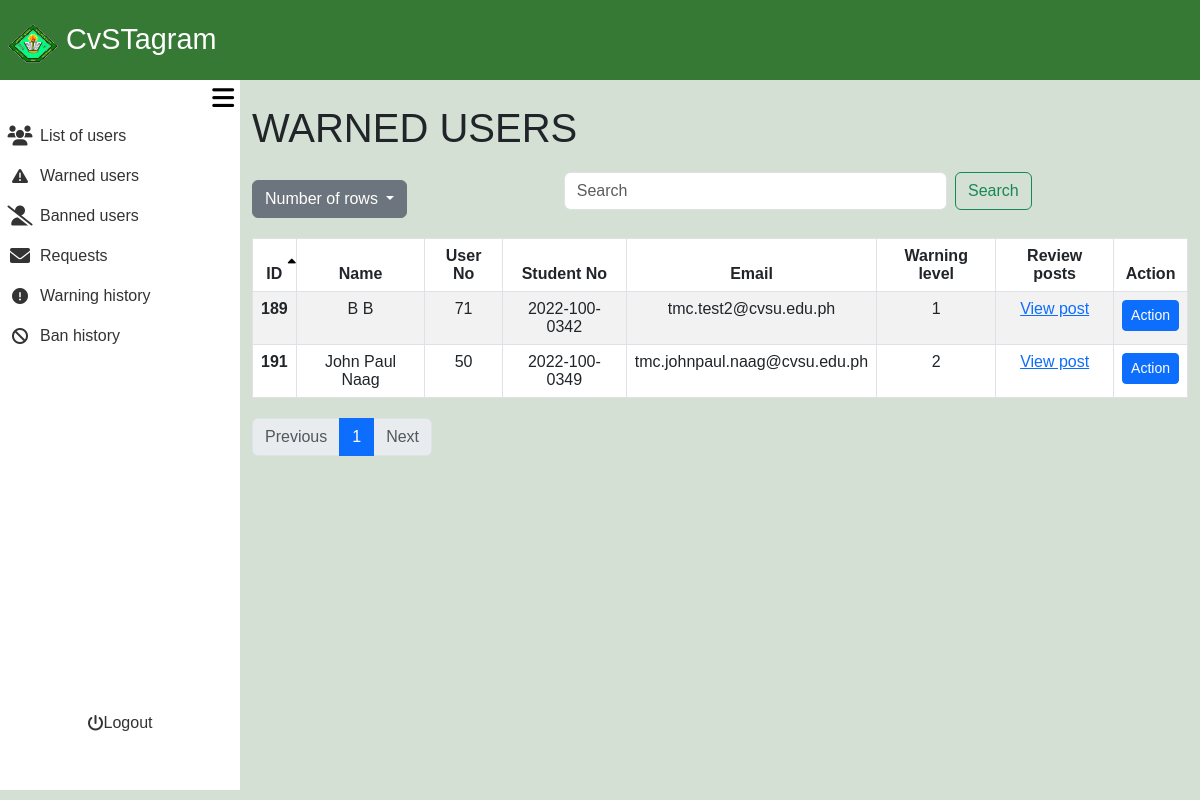
Page /admin_area/active_warn.php (signed in) on the earlier database version.
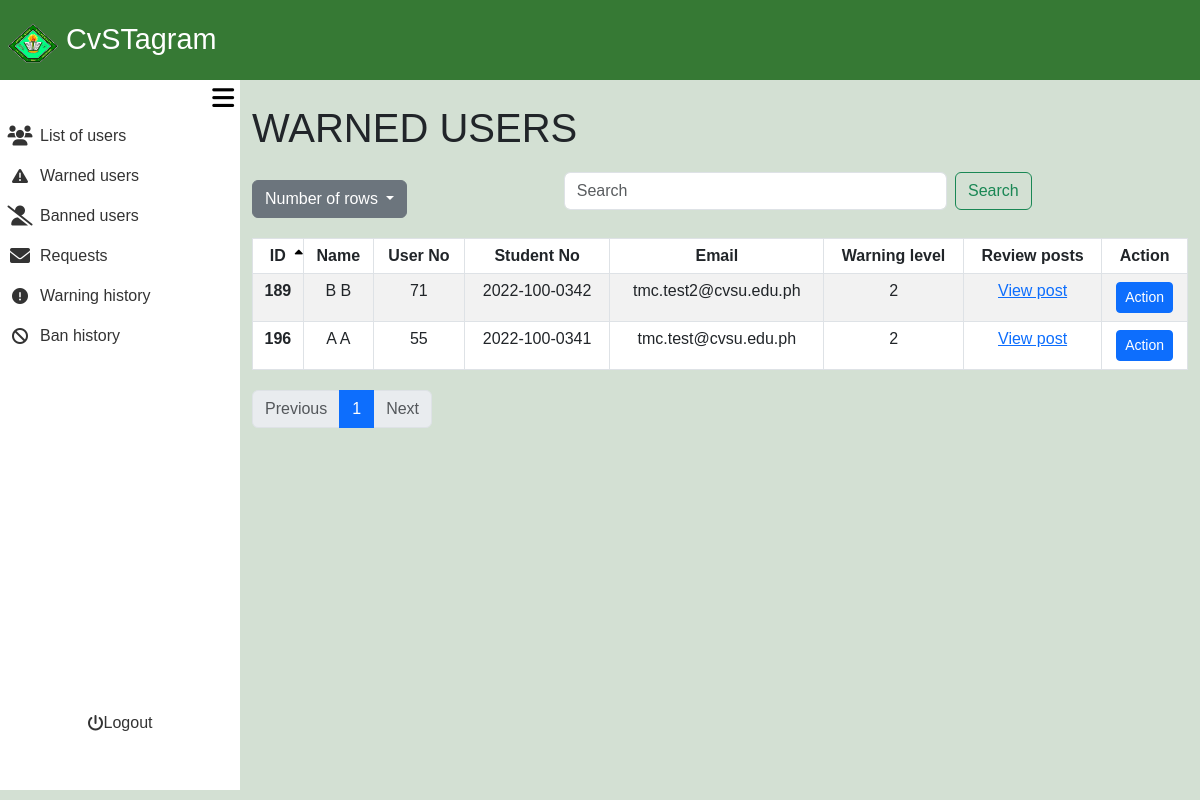
Same page on the later database version.
### tables this page shows
CREATE TABLE `active_warning` (
  `active_warning_id` int(11) NOT NULL,
  `warning_id` int(11) NOT NULL,
  `user_no` int(11) NOT NULL,
  `warn_appeal_id` int(11) NOT NULL,
  `warning_level` int(11) NOT NULL DEFAULT 1,
  `issue_date` date NOT NULL,
  `reset_date` date NOT NULL
);

CREATE TABLE `user_registration` (
  `user_no` int(11) NOT NULL,
  `user_ip` varchar(255) NOT NULL,
  `user_ID` varchar(255) NOT NULL,
  `email` varchar(255) NOT NULL,
  `student_no` varchar(13) NOT NULL,
  `fname` varchar(255) NOT NULL,
  `lname` varchar(255) NOT NULL,
  `bday` date NOT NULL,
  `gender` varchar(20) NOT NULL,
  `coverphoto` varchar(250) NOT NULL,
  `profilepicture` varchar(250) NOT NULL,
  `created_at` timestamp NOT NULL DEFAULT current_timestamp(),
  `updated_at` timestamp NOT NULL DEFAULT current_timestamp() ON UPDATE current_timestamp(),
  `user_password` varchar(255) NOT NULL
);

### admin_area/active_warn.php (the view, shortened to what the changed rows need)
<?php
require_once '../include/connect.php';
require_once '../include/bootsrap.php';
?>
<!DOCTYPE html>
<html lang="en">
<head>
    <link rel="stylesheet" href="admin_dashbaord.css?v=<?php echo time(); ?>">
</head>
<body>
<div class="container-fluid screen">
    <div class="container-fluid contbody">
        <div class="container-fluid content">
<?php
$search = isset($_GET['search']) ? trim($_GET['search']) : '';
$sort_column = isset($_GET['sort']) ? $_GET['sort'] : 'warning_id';
$sort_direction = isset($_GET['direction']) && $_GET['direction'] == 'desc' ? 'desc' : 'asc';
$rows_per_page = isset($_GET['rows']) ? intval($_GET['rows']) : 10;
$page = isset($_GET['page']) ? intval($_GET['page']) : 1;
$offset = ($page - 1) * $rows_per_page;
$searchFilter = !empty($search) ? " AND (ur.fname LIKE '%$search%' OR aw.warning_id LIKE '%$search%' OR ur.lname LIKE '%$search%' OR ur.email LIKE '%$search%' OR ur.student_no LIKE '%$search%' OR ur.user_no LIKE '%$search%')" : "";
$usersQuery = "SELECT aw.warning_id, ur.fname, ur.lname, ur.user_no, ur.student_no, ur.email, aw.warning_level
FROM `active_warning`aw
LEFT JOIN user_registration ur ON aw.user_no = ur.user_no
               WHERE 1=1 $searchFilter
               ORDER BY $sort_column $sort_direction
               LIMIT $rows_per_page OFFSET $offset";
$usersResult = $con->query($usersQuery);
$totalQuery = "SELECT COUNT(*) AS total FROM user_registration";
$totalResult = $con->query($totalQuery);
$totalRecords = $totalResult->fetch_assoc()['total'];
$totalPages = ceil($totalRecords / $rows_per_page);
?>
    <div class="container mt-4 ">
        <h1>WARNED USERS</h1>
        <table class="table table-bordered table-striped">
            <thead>
                <tr>
                    <th scope="col" class="sortable <?php echo ($sort_column == 'warning_id') ? ($sort_direction == 'asc' ? 'asc' : 'desc') : ''; ?>" onclick="sortTable('warning_id')">ID<i class="fa-solid fa-sort-up"></i><i class="fa-solid fa-sort-down"></i></th>
                    <th scope="col" class="sortable <?php echo ($sort_column == 'fname') ? ($sort_direction == 'asc' ? 'asc' : 'desc') : ''; ?>" onclick="sortTable('fname')">Name</th>
                    <th scope="col" class="sortable <?php echo ($sort_column == 'user_no') ? ($sort_direction == 'asc' ? 'asc' : 'desc') : ''; ?>" onclick="sortTable('user_no')">User No</th>
                    <th scope="col" class="sortable <?php echo ($sort_column == 'student_no') ? ($sort_direction == 'asc' ? 'asc' : 'desc') : ''; ?>" onclick="sortTable('student_no')">Student No<i class="fa-solid fa-sort-up"></i><i class="fa-solid fa-sort-down"></i></th>
                    <th scope="col" class="sortable <?php echo ($sort_column == 'email') ? ($sort_direction == 'asc' ? 'asc' : 'desc') : ''; ?>" onclick="sortTable('email')">Email</th>
                    <th scope="col" class="sortable <?php echo ($sort_column == 'warning_level') ? ($sort_direction == 'asc' ? 'asc' : 'desc') : ''; ?>" onclick="sortTable('warning_level')">Warning level<i class="fa-solid fa-sort-up"></i><i class="fa-solid fa-sort-down"></i></th>
                    <th scope="col">Review posts</th>
                    <th scope="col">Action</th>
                </tr>
            </thead>
            <tbody>
                <?php
                while ($user = $usersResult->fetch_assoc()): ?>
                    <tr>
                        <th scope="row"><?php echo htmlspecialchars($user['warning_id']); ?></th>
                        <td><?php echo htmlspecialchars($user['fname'] . ' ' . $user['lname']); ?></td>
                        <td><?php echo htmlspecialchars($user['user_no']); ?></td>
                        <td><?php echo htmlspecialchars($user['student_no']); ?></td>
                        <td><?php echo htmlspecialchars($user['email']); ?></td>
                        <td><?php echo htmlspecialchars($user['warning_level']); ?></td>
                        <td>
                            <a class="Review_posts text-primary" href="../admin_area/review_post.php?user_no=<?php echo htmlspecialchars($user['user_no']); ?>">View post</a>
                        </td>
                        <td>
                            <a href="admin_action.php?user_no=<?php echo htmlspecialchars($user['user_no']); ?>" class="btn btn-primary btn-sm">Action</a>
                        </td>
                    </tr>
                <?php endwhile; ?>
            </tbody>
        </table>
        <nav aria-label="Page navigation">
            <ul class="pagination">
                <?php for ($i = 1; $i <= $totalPages; $i++): ?>
                    <li class="page-item <?php if ($i == $page) echo 'active'; ?>">
                        <a class="page-link" href="?rows=<?php echo $rows_per_page; ?>&page=<?php echo $i; ?>&sort=<?php echo $sort_column; ?>&direction=<?php echo $sort_direction; ?>"><?php echo $i; ?></a>
                    </li>
                <?php endfor; ?>
            </ul>
        </nav>
    </div>
        </div>
    </div>
</div>
</body>
</html>

Differences in the rows shown:
removed active_warning: warning "191", user_registration.fname+lname "John Paul Naag", user_registration.user_no "50", user_registration.student_no "2022-100-0349", user_registration.email "tmc.johnpaul.naag@cvsu.edu.ph", warning_level "2"
changed active_warning "tmc.test2@cvsu.edu.ph": warning_level "1" → "2"
added active_warning: warning "196", user_registration.fname+lname "A A", user_registration.user_no "55", user_registration.student_no "2022-100-0341", user_registration.email "tmc.test@cvsu.edu.ph", warning_level "2"
